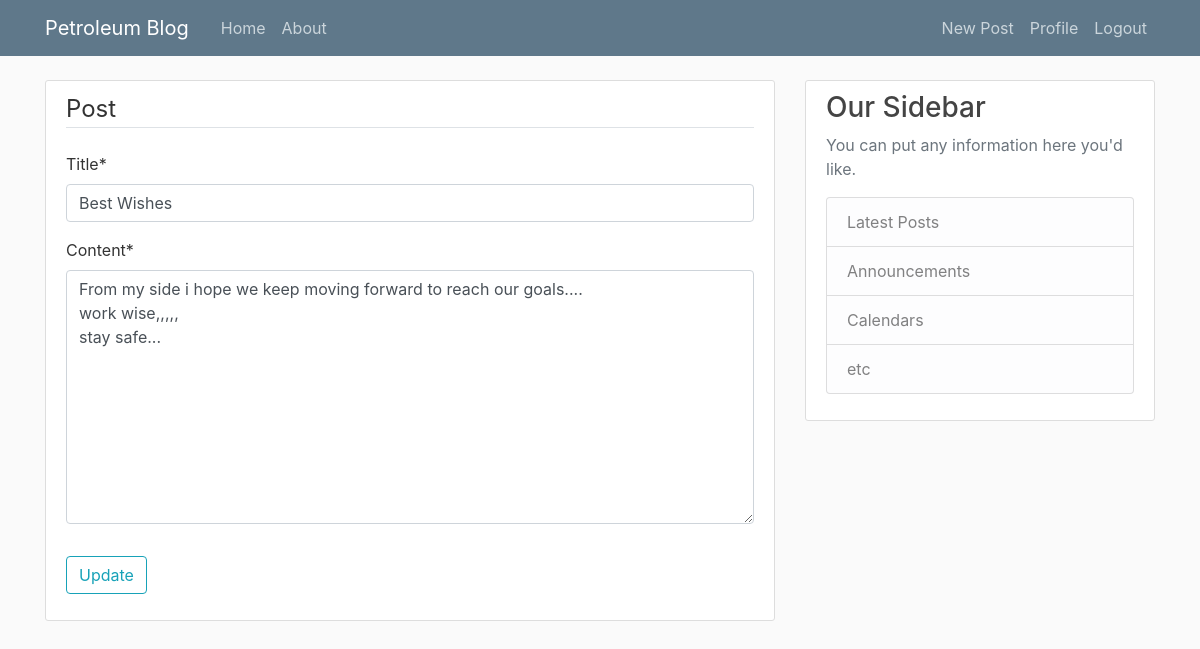
Screenshot of /blog/post/18/update (signed in) with the database file from the repository.
### blog/models.py (models this page shows, shortened)
class Post(models.Model):
    author = models.ForeignKey(User, on_delete=models.CASCADE)
    title = models.CharField(max_length=200)
    content = models.TextField()
    created_at = models.DateTimeField(default=timezone.now)

### blog/views.py (the view, shortened to what this page needs)
# urls.py: path('post/<int:pk>/update', views.PostUpdateView.as_view(), name='post-update'),
class PostUpdateView(LoginRequiredMixin, UserPassesTestMixin, UpdateView):
    model = Post
    fields = ['title', 'content']
    def test_func(self):
        post = self.get_object()
        if post.author == self.request.user:
            return True
        return False

### blog/templates/blog/post_form.html (shortened to what this page needs)
{% extends "blog/base.html" %}
{% load crispy_forms_tags %}
{% block content %}
    <div class="content-section">
        <form method="POST">
            <fieldset class="form-group">
                <legend class="border-bottom mb-4">Post</legend>
                {{ form|crispy }}
            </fieldset>
            <div class="form-group">
                <button class="btn btn-outline-info" type="submit">Update</button>
            </div>
        </form>
    </div>
{% endblock content %}

### blog/static/blog/main.css (style rules this page uses)
body { background: #fafafa; color: #333333; margin-top: 5rem; }
.content-section { background: #ffffff; padding: 10px 20px; border: 1px solid #dddddd; border-radius: 3px; margin-bottom: 20px; }

### rows the page displays
Post: title "Best Wishes", content "From my side i hope we keep moving forward to reach our goals.... work wise,,,,, stay safe..."
